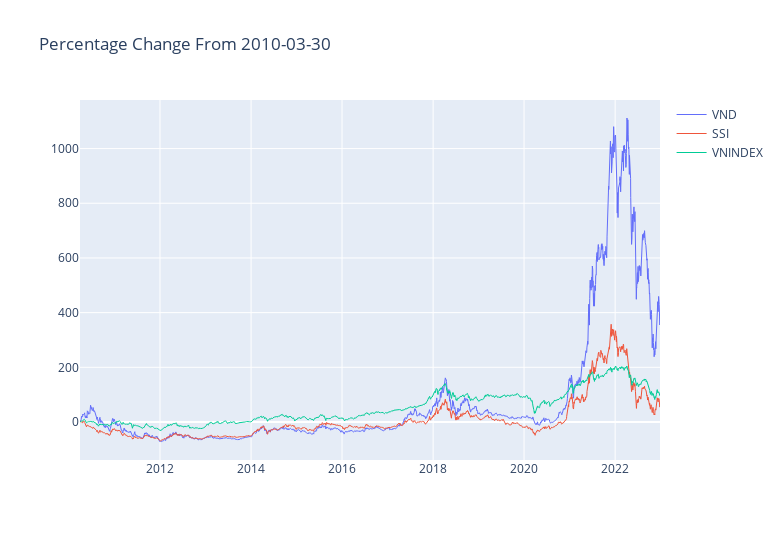

Source (notebook cell):
### Code cell
compare_fig = make_subplots(rows=1, cols=1,
                    shared_xaxes=True,
                    vertical_spacing=0.03)

for stock in compare_symbol_list:
    compare_fig.add_trace(go.Scatter(
        x=compare_percent_change[stock].index, y=compare_percent_change[stock], name=stock,line=dict(width=1)))
    
# Do not show rangeslider plot
compare_fig.update(layout_xaxis_rangeslider_visible=False)

compare_fig.update_layout(
    autosize=False,
    width=780,
    height=540,
    title_text="Percentage Change From " + str(compare_percent_change.index[0].date())
)

compare_fig

### Figure 1 — Plotly figure (JSON) as saved in the notebook; plotly's stock layout.template omitted (floating-point values rounded to 4 significant figures; data arrays with more than 128 entries replaced by an {"elided": "..."} marker saying what was removed)
{"data": [{"line": {"width": 1}, "name": "VND", "type": "scatter", "x": {"elided": "3160 str values"}, "y": {"elided": "3160 float values"}}, {"line": {"width": 1}, "name": "SSI", "type": "scatter", "x": {"elided": "3160 str values"}, "y": {"elided": "3160 float values"}}, {"line": {"width": 1}, "name": "VNINDEX", "type": "scatter", "x": {"elided": "3160 str values"}, "y": {"elided": "3160 float values"}}], "layout": {"autosize": false, "height": 540, "title": {"text": "Percentage Change From 2010-03-30"}, "width": 780, "xaxis": {"anchor": "y", "domain": [0, 1], "rangeslider": {"visible": false}}, "yaxis": {"anchor": "x", "domain": [0, 1]}}}
